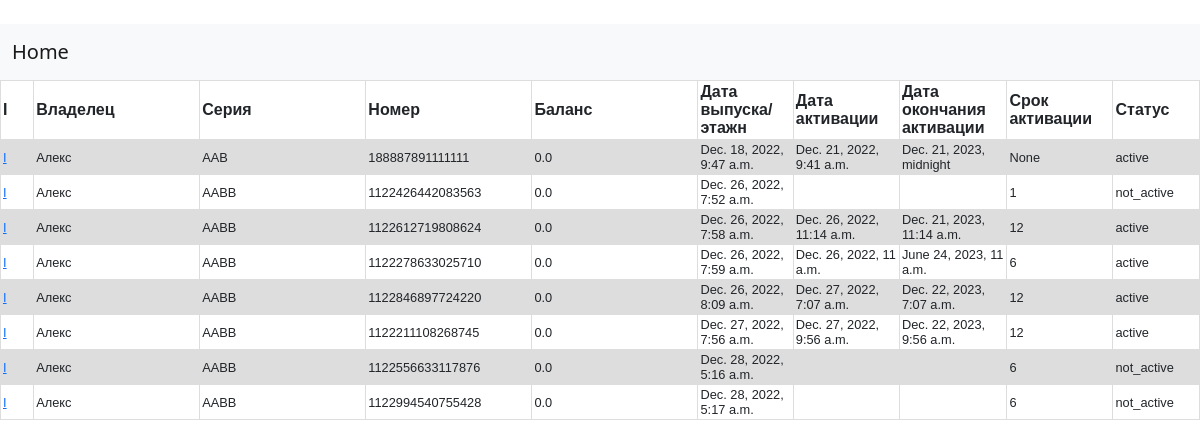
Page /cards/ on the committed database.
### cards/models.py (models this page shows, shortened)
class Card(models.Model):
    serials=[('AABB','AABB'),('ABCC','ABCC'),('ACAB','ACAB'),('ADBC','ADBC')]
    terms=[('1','1'),('6','6'),('12','12')]
    card_owner_name=models.CharField(max_length=50)
    card_serial=models.CharField(max_length=10, choices=serials)
    card_number=models.CharField(max_length=22,choices=[(num.card_gen_number,num.card_gen_number) for num in CardGenerator.objects.all()],blank=True)
    card_balance=models.FloatField(default=0.0)
    card_date_create=models.DateTimeField(auto_now_add=True)
    card_begin_active=models.DateTimeField(default='2022-01-01 00:00:00',blank=True)
    card_end_active=models.DateTimeField(default='2030-01-01 00:00:00',blank=True)
    card_status=models.CharField(default='not_active',max_length=15)
    card_termin=models.CharField(max_length=5,choices=terms,blank=True,null=True)
    def get_absolute_url(self):
            return reverse('card_detail_url', kwargs={'card_id':self.id})

### cards/views.py (the view)
# urls.py: path('cards/',cards_list, name='cards_list_url'),
def cards_list(request):
    cards=Card.objects.all()
    return render(request,'cards/cards_list.html',context={'cards':cards,'s':cards})

### cards/templates/cards/cards_list.html (shortened to what this page needs)
﻿{% extends 'cards/base_cards.html'%}
{% block content %}
	<table>
  		<tr>
		 <th style="width:2%">I</th>
   		 <th style="width:10%">Владелец</th>
    		 <th style="width:10%">Серия</th>
    		 <th style="width:10%">Номер</th>
		 <th style="width:10%">Баланс</th>
		 <th style="width:4%">Дата выпуска/этажн</th>
		 <th style="width:4%">Дата активации</th>
		 <th style="width:4%">Дата окончания активации</th>
		 <th style="width:4%">Срок активации</th>
		 <th style="width:5%">Статус</th>
  		 </tr>
	{% for card in cards%}
		<tr>
		 <td style="font-size:80%"><a href="{{card.get_absolute_url}}">I</a></td>
		 <td style="font-size:80%;">{{card.card_owner_name}}</td>
    		 <td style="font-size:80%;">{{card.card_serial}}</td>
		 <td style="font-size:80%;">{{card.card_number}}</td>
		 <td style="font-size:80%;">{{card.card_balance}}</td>
		 <td style="font-size:80%;">{{card.card_date_create}}</td>
		 <td style="font-size:80%;">{%if card.card_status == 'active'%}{{card.card_begin_active}}{%endif%}</td>
		 <td style="font-size:80%;">{%if card.card_status == 'active'%}{{card.card_end_active}}{%endif%}</td>
		 <td style="font-size:80%;">{{card.card_termin}}</td>
		 <td style="font-size:80%;">{{card.card_status}}</td>
		</tr>
	{% endfor %}
	</table>
{%endblock%}

### cards/templates/cards/base_cards.html
﻿{% extends 'base.html' %}

### templates/base.html (shortened to what this page needs)
﻿{% load static %}
<!doctype html>
<html lang="ru">
<head>
	<link rel="stylesheet" href="https://cdn.jsdelivr.net/npm/bootstrap@5.2.0/dist/css/bootstrap.min.css">
	<link rel="stylesheet" href="https://cdn.jsdelivr.net/npm/bootstrap@5.2.2/dist/js/bootstrap.bundle.min.js">
	<link rel="stylesheet" href="{% static 'css/styles.css' %}">
</head>
<body>
  <nav class="navbar navbar-expand-lg bg-light">
  <div class="container-fluid">
    <a class="navbar-brand" href="{% url 'main_menu_url'%}">Home</a>
    </div>
</nav>
 		{% block content %}
		{% endblock %}
</body>
</html>

### cards/templates/cards/cards_list.html (style rules this page uses)
table { font-family: arial, sans-serif; border-collapse: collapse; width: 100%; }
td, th { border: 1px solid #dddddd; text-align: left; padding: 2px; heigth: 5px; }
tr:nth-child(even) { background-color: #dddddd; }

### rows in the picture
Card: card_owner_name "Алекс", card_serial "AAB", card_number "188887891111111", card_balance "0.0", card_date_create "Dec. 18, 2022, 9:47 a.m.", card_begin_active "Dec. 21, 2022, 9:41 a.m.", card_end_active "Dec. 21, 2023, midnight", card_termin "None", card_status "active"
Card: card_owner_name "Алекс", card_serial "AABB", card_number "1122426442083563", card_balance "0.0", card_date_create "Dec. 26, 2022, 7:52 a.m.", card_termin "1", card_status "not_active"
Card: card_owner_name "Алекс", card_serial "AABB", card_number "1122612719808624", card_balance "0.0", card_date_create "Dec. 26, 2022, 7:58 a.m.", card_begin_active "Dec. 26, 2022, 11:14 a.m.", card_end_active "Dec. 21, 2023, 11:14 a.m.", card_termin "12", card_status "active"
Card: card_owner_name "Алекс", card_serial "AABB", card_number "1122278633025710", card_balance "0.0", card_date_create "Dec. 26, 2022, 7:59 a.m.", card_begin_active "Dec. 26, 2022, 11 a.m.", card_end_active "June 24, 2023, 11 a.m.", card_termin "6", card_status "active"
Card: card_owner_name "Алекс", card_serial "AABB", card_number "1122846897724220", card_balance "0.0", card_date_create "Dec. 26, 2022, 8:09 a.m.", card_begin_active "Dec. 27, 2022, 7:07 a.m.", card_end_active "Dec. 22, 2023, 7:07 a.m.", card_termin "12", card_status "active"
Card: card_owner_name "Алекс", card_serial "AABB", card_number "1122211108268745", card_balance "0.0", card_date_create "Dec. 27, 2022, 7:56 a.m.", card_begin_active "Dec. 27, 2022, 9:56 a.m.", card_end_active "Dec. 22, 2023, 9:56 a.m.", card_termin "12", card_status "active"
Card: card_owner_name "Алекс", card_serial "AABB", card_number "1122556633117876", card_balance "0.0", card_date_create "Dec. 28, 2022, 5:16 a.m.", card_termin "6", card_status "not_active"
Card: card_owner_name "Алекс", card_serial "AABB", card_number "1122994540755428", card_balance "0.0", card_date_create "Dec. 28, 2022, 5:17 a.m.", card_termin "6", card_status "not_active"
